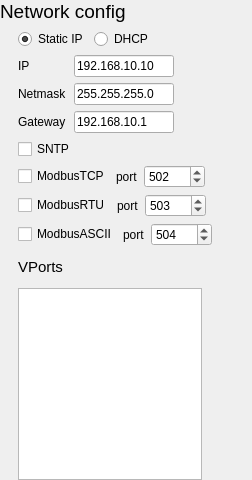
                <widget class="QWidget" name="networkConfigWidget" native="true">
                 <layout class="QVBoxLayout" name="verticalLayout_7">
                  <property name="leftMargin">
                   <number>0</number>
                  </property>
                  <property name="topMargin">
                   <number>0</number>
                  </property>
                  <property name="rightMargin">
                   <number>0</number>
                  </property>
                  <property name="bottomMargin">
                   <number>0</number>
                  </property>
                  <item>
                   <widget class="QLabel" name="label_8">
                    <property name="font">
                     <font>
                      <pointsize>14</pointsize>
                     </font>
                    </property>
                    <property name="text">
                     <string>Network config</string>
                    </property>
                   </widget>
                  </item>
                  <item>
                   <layout class="QVBoxLayout" name="verticalLayout_9">
                    <property name="leftMargin">
                     <number>18</number>
                    </property>
                    <property name="bottomMargin">
                     <number>0</number>
                    </property>
                    <item>
                     <widget class="QWidget" name="gsmModbusAsciiGroupWidget_3" native="true">
                      <layout class="QHBoxLayout" name="horizontalLayout_29">
                       <property name="leftMargin">
                        <number>0</number>
                       </property>
                       <property name="topMargin">
                        <number>0</number>
                       </property>
                       <property name="rightMargin">
                        <number>0</number>
                       </property>
                       <property name="bottomMargin">
                        <number>0</number>
                       </property>
                       <item>
                        <widget class="QRadioButton" name="staticIpRadioButton">
                         <property name="text">
                          <string>Static IP</string>
                         </property>
                         <property name="checked">
                          <bool>true</bool>
                         </property>
                        </widget>
                       </item>
                       <item>
                        <widget class="QRadioButton" name="dhcpRadioButton">
                         <property name="text">
                          <string>DHCP</string>
                         </property>
                        </widget>
                       </item>
                       <item>
                        <spacer name="horizontalSpacer_28">
                         <property name="orientation">
                          <enum>Qt::Horizontal</enum>
                         </property>
                         <property name="sizeHint" stdset="0">
                          <size>
                           <width>40</width>
                           <height>20</height>
                          </size>
                         </property>
                        </spacer>
                       </item>
                      </layout>
                     </widget>
                    </item>
                    <item>
                     <widget class="QWidget" name="gsmModbusAsciiGroupWidget_4" native="true">
                      <layout class="QHBoxLayout" name="horizontalLayout_38">
                       <property name="leftMargin">
                        <number>0</number>
                       </property>
                       <property name="topMargin">
                        <number>0</number>
                       </property>
                       <property name="rightMargin">
                        <number>0</number>
                       </property>
                       <property name="bottomMargin">
                        <number>0</number>
                       </property>
                       <item>
                        <widget class="QLabel" name="label_3">
                         <property name="minimumSize">
                          <size>
                           <width>50</width>
                           <height>0</height>
                          </size>
                         </property>
                         <property name="text">
                          <string>IP</string>
                         </property>
                        </widget>
                       </item>
                       <item>
                        <widget class="QLineEdit" name="staticIpLineEdit">
                         <property name="maximumSize">
                          <size>
                           <width>100</width>
                           <height>16777215</height>
                          </size>
                         </property>
                         <property name="text">
                          <string>192.168.10.10</string>
                         </property>
                        </widget>
                       </item>
                       <item>
                        <spacer name="horizontalSpacer_33">
                         <property name="orientation">
                          <enum>Qt::Horizontal</enum>
                         </property>
                         <property name="sizeHint" stdset="0">
                          <size>
                           <width>40</width>
                           <height>20</height>
                          </size>
                         </property>
                        </spacer>
                       </item>
                      </layout>
                     </widget>
                    </item>
                    <item>
                     <widget class="QWidget" name="gsmModbusAsciiGroupWidget_6" native="true">
                      <layout class="QHBoxLayout" name="horizontalLayout_40">
                       <property name="leftMargin">
                        <number>0</number>
                       </property>
                       <property name="topMargin">
                        <number>0</number>
                       </property>
                       <property name="rightMargin">
                        <number>0</number>
                       </property>
                       <property name="bottomMargin">
                        <number>0</number>
                       </property>
                       <item>
                        <widget class="QLabel" name="label_18">
                         <property name="minimumSize">
                          <size>
                           <width>50</width>
                           <height>0</height>
                          </size>
                         </property>
                         <property name="text">
                          <string>Netmask</string>
                         </property>
                        </widget>
                       </item>
                       <item>
                        <widget class="QLineEdit" name="netmaskLineEdit">
                         <property name="maximumSize">
                          <size>
                           <width>100</width>
                           <height>16777215</height>
                          </size>
                         </property>
                         <property name="text">
                          <string>255.255.255.0</string>
                         </property>
                        </widget>
                       </item>
                       <item>
                        <spacer name="horizontalSpacer_35">
                         <property name="orientation">
                          <enum>Qt::Horizontal</enum>
                         </property>
                         <property name="sizeHint" stdset="0">
                          <size>
                           <width>40</width>
                           <height>20</height>
                          </size>
                         </property>
                        </spacer>
                       </item>
                      </layout>
                     </widget>
                    </item>
                    <item>
                     <widget class="QWidget" name="gsmModbusAsciiGroupWidget_5" native="true">
                      <layout class="QHBoxLayout" name="horizontalLayout_39">
                       <property name="leftMargin">
                        <number>0</number>
                       </property>
                       <property name="topMargin">
                        <number>0</number>
                       </property>
                       <property name="rightMargin">
                        <number>0</number>
                       </property>
                       <property name="bottomMargin">
                        <number>0</number>
                       </property>
                       <item>
                        <widget class="QLabel" name="label_7">
                         <property name="minimumSize">
                          <size>
                           <width>50</width>
                           <height>0</height>
                          </size>
                         </property>
                         <property name="text">
                          <string>Gateway</string>
                         </property>
                        </widget>
                       </item>
                       <item>
                        <widget class="QLineEdit" name="gatewayLineEdit">
                         <property name="maximumSize">
                          <size>
                           <width>100</width>
                           <height>16777215</height>
                          </size>
                         </property>
                         <property name="text">
                          <string>192.168.10.1</string>
                         </property>
                        </widget>
                       </item>
                       <item>
                        <spacer name="horizontalSpacer_34">
                         <property name="orientation">
                          <enum>Qt::Horizontal</enum>
                         </property>
                         <property name="sizeHint" stdset="0">
                          <size>
                           <width>40</width>
                           <height>20</height>
                          </size>
                         </property>
                        </spacer>
                       </item>
                      </layout>
                     </widget>
                    </item>
                    <item>
                     <widget class="QWidget" name="gsmModbusTcpGroupWidget_3" native="true">
                      <layout class="QHBoxLayout" name="horizontalLayout_65">
                       <property name="leftMargin">
                        <number>0</number>
                       </property>
                       <property name="topMargin">
                        <number>0</number>
                       </property>
                       <property name="rightMargin">
                        <number>0</number>
                       </property>
                       <property name="bottomMargin">
                        <number>0</number>
                       </property>
                       <item>
                        <widget class="QCheckBox" name="sntpCheckBox">
                         <property name="minimumSize">
                          <size>
                           <width>90</width>
                           <height>0</height>
                          </size>
                         </property>
                         <property name="text">
                          <string>SNTP</string>
                         </property>
                        </widget>
                       </item>
                       <item>
                        <spacer name="horizontalSpacer_52">
                         <property name="orientation">
                          <enum>Qt::Horizontal</enum>
                         </property>
                         <property name="sizeHint" stdset="0">
                          <size>
                           <width>40</width>
                           <height>20</height>
                          </size>
                         </property>
                        </spacer>
                       </item>
                      </layout>
                     </widget>
                    </item>
                    <item>
                     <widget class="QWidget" name="gsmModbusTcpGroupWidget_2" native="true">
                      <layout class="QHBoxLayout" name="horizontalLayout_14">
                       <property name="leftMargin">
                        <number>0</number>
                       </property>
                       <property name="topMargin">
                        <number>0</number>
                       </property>
                       <property name="rightMargin">
                        <number>0</number>
                       </property>
                       <property name="bottomMargin">
                        <number>0</number>
                       </property>
                       <item>
                        <widget class="QCheckBox" name="modbusTcpCheckBox">
                         <property name="minimumSize">
                          <size>
                           <width>90</width>
                           <height>0</height>
                          </size>
                         </property>
                         <property name="text">
                          <string>ModbusTCP</string>
                         </property>
                        </widget>
                       </item>
                       <item>
                        <widget class="QLabel" name="label_10">
                         <property name="text">
                          <string>port</string>
                         </property>
                        </widget>
                       </item>
                       <item>
                        <widget class="QSpinBox" name="modbusTcpSpinBox">
                         <property name="minimum">
                          <number>1</number>
                         </property>
                         <property name="maximum">
                          <number>65535</number>
                         </property>
                         <property name="value">
                          <number>502</number>
                         </property>
                        </widget>
                       </item>
                       <item>
                        <spacer name="horizontalSpacer_10">
                         <property name="orientation">
                          <enum>Qt::Horizontal</enum>
                         </property>
                         <property name="sizeHint" stdset="0">
                          <size>
                           <width>40</width>
                           <height>20</height>
                          </size>
                         </property>
                        </spacer>
                       </item>
                      </layout>
                     </widget>
                    </item>
                    <item>
                     <widget class="QWidget" name="gsmModbusRtuGroupWidget_2" native="true">
                      <layout class="QHBoxLayout" name="horizontalLayout_13">
                       <property name="leftMargin">
                        <number>0</number>
                       </property>
                       <property name="topMargin">
                        <number>0</number>
                       </property>
                       <property name="rightMargin">
                        <number>0</number>
                       </property>
                       <property name="bottomMargin">
                        <number>0</number>
                       </property>
                       <item>
                        <widget class="QCheckBox" name="modbusRtuCheckBox">
                         <property name="minimumSize">
                          <size>
                           <width>90</width>
                           <height>0</height>
                          </size>
                         </property>
                         <property name="text">
                          <string>ModbusRTU</string>
                         </property>
                        </widget>
                       </item>
                       <item>
                        <widget class="QLabel" name="label_9">
                         <property name="text">
                          <string>port</string>
                         </property>
                        </widget>
                       </item>
                       <item>
                        <widget class="QSpinBox" name="modbusRtuSpinBox">
                         <property name="minimum">
                          <number>1</number>
                         </property>
                         <property name="maximum">
                          <number>65535</number>
                         </property>
                         <property name="value">
                          <number>503</number>
                         </property>
                        </widget>
                       </item>
                       <item>
                        <spacer name="horizontalSpacer_9">
                         <property name="orientation">
                          <enum>Qt::Horizontal</enum>
                         </property>
                         <property name="sizeHint" stdset="0">
                          <size>
                           <width>40</width>
                           <height>20</height>
                          </size>
                         </property>
                        </spacer>
                       </item>
                      </layout>
                     </widget>
                    </item>
                    <item>
                     <widget class="QWidget" name="gsmModbusAsciiGroupWidget_2" native="true">
                      <layout class="QHBoxLayout" name="horizontalLayout_15">
                       <property name="leftMargin">
                        <number>0</number>
                       </property>
                       <property name="topMargin">
                        <number>0</number>
                       </property>
                       <property name="rightMargin">
                        <number>0</number>
                       </property>
                       <property name="bottomMargin">
                        <number>0</number>
                       </property>
                       <item>
                        <widget class="QCheckBox" name="modbusAsciiCheckBox">
                         <property name="minimumSize">
                          <size>
                           <width>90</width>
                           <height>0</height>
                          </size>
                         </property>
                         <property name="text">
                          <string>ModbusASCII</string>
                         </property>
                        </widget>
                       </item>
                       <item>
                        <widget class="QLabel" name="label_11">
                         <property name="text">
                          <string>port</string>
                         </property>
                        </widget>
                       </item>
                       <item>
                        <widget class="QSpinBox" name="modbusAsciiSpinBox">
                         <property name="minimum">
                          <number>1</number>
                         </property>
                         <property name="maximum">
                          <number>65535</number>
                         </property>
                         <property name="value">
                          <number>504</number>
                         </property>
                        </widget>
                       </item>
                       <item>
                        <spacer name="horizontalSpacer_11">
                         <property name="orientation">
                          <enum>Qt::Horizontal</enum>
                         </property>
                         <property name="sizeHint" stdset="0">
                          <size>
                           <width>40</width>
                           <height>20</height>
                          </size>
                         </property>
                        </spacer>
                       </item>
                      </layout>
                     </widget>
                    </item>
                    <item>
                     <layout class="QHBoxLayout" name="horizontalLayout_16">
                      <property name="spacing">
                       <number>2</number>
                      </property>
                      <item>
                       <widget class="QLabel" name="label_12">
                        <property name="font">
                         <font>
                          <pointsize>11</pointsize>
                         </font>
                        </property>
                        <property name="text">
                         <string>VPorts</string>
                        </property>
                       </widget>
                      </item>
                      <item>
                       <spacer name="horizontalSpacer_12">
                        <property name="orientation">
                         <enum>Qt::Horizontal</enum>
                        </property>
                        <property name="sizeType">
                         <enum>QSizePolicy::Fixed</enum>
                        </property>
                        <property name="sizeHint" stdset="0">
                         <size>
                          <width>78</width>
                          <height>20</height>
                         </size>
                        </property>
                       </spacer>
                      </item>
                      <item>
                       <widget class="QToolButton" name="addVPortOverIpButton">
                        <property name="maximumSize">
                         <size>
                          <width>30</width>
                          <height>30</height>
                         </size>
                        </property>
                        <property name="icon">
                         <iconset resource="MarvieControl.qrc">
                          <normaloff>:/MarvieControl/icons/icons8-sum-90.png</normaloff>:/MarvieControl/icons/icons8-sum-90.png</iconset>
                        </property>
                        <property name="iconSize">
                         <size>
                          <width>30</width>
                          <height>30</height>
                         </size>
                        </property>
                        <property name="popupMode">
                         <enum>QToolButton::InstantPopup</enum>
                        </property>
                        <property name="autoRaise">
                         <bool>true</bool>
                        </property>
                       </widget>
                      </item>
                      <item>
                       <widget class="QToolButton" name="removeVPortOverIpButton">
                        <property name="maximumSize">
                         <size>
                          <width>30</width>
                          <height>30</height>
                         </size>
                        </property>
                        <property name="icon">
                         <iconset resource="MarvieControl.qrc">
                          <normaloff>:/MarvieControl/icons/x.png</normaloff>:/MarvieControl/icons/x.png</iconset>
                        </property>
                        <property name="iconSize">
                         <size>
                          <width>30</width>
                          <height>30</height>
                         </size>
                        </property>
                        <property name="popupMode">
                         <enum>QToolButton::InstantPopup</enum>
                        </property>
                        <property name="autoRaise">
                         <bool>true</bool>
                        </property>
                       </widget>
                      </item>
                      <item>
                       <spacer name="horizontalSpacer_13">
                        <property name="orientation">
                         <enum>Qt::Horizontal</enum>
                        </property>
                        <property name="sizeHint" stdset="0">
                         <size>
                          <width>40</width>
                          <height>20</height>
                         </size>
                        </property>
                       </spacer>
                      </item>
                     </layout>
                    </item>
                    <item>
                     <layout class="QHBoxLayout" name="horizontalLayout_17">
                      <item>
                       <widget class="QTableView" name="vPortsOverIpTableView">
                        <property name="minimumSize">
                         <size>
                          <width>0</width>
                          <height>130</height>
                         </size>
                        </property>
                        <property name="maximumSize">
                         <size>
                          <width>184</width>
                          <height>16777215</height>
                         </size>
                        </property>
                        <property name="horizontalScrollBarPolicy">
                         <enum>Qt::ScrollBarAlwaysOff</enum>
                        </property>
                        <property name="alternatingRowColors">
                         <bool>true</bool>
                        </property>
                        <property name="selectionMode">
                         <enum>QAbstractItemView::SingleSelection</enum>
                        </property>
                        <attribute name="horizontalHeaderStretchLastSection">
                         <bool>true</bool>
                        </attribute>
                       </widget>
                      </item>
                      <item>
                       <spacer name="horizontalSpacer_14">
                        <property name="orientation">
                         <enum>Qt::Horizontal</enum>
                        </property>
                        <property name="sizeHint" stdset="0">
                         <size>
                          <width>40</width>
                          <height>20</height>
                         </size>
                        </property>
                       </spacer>
                      </item>
                     </layout>
                    </item>
                   </layout>
                  </item>
                 </layout>
                </widget>
